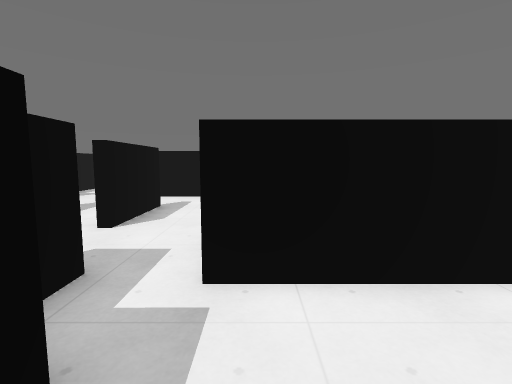
[1] (above)

24 first-person views from a walk through a 3-D level made in the Godot game engine. The camera is 1.5 m above the floor, tilts 6° down and sees 85° across. The floor is counted in squares, 1 m on a side. Each view is taken from the middle of a square. On the plan, view 1 faces up. The plan holds only what a view shows up to about 14 squares ahead; the rest is blank. The place goes on beyond the plan. Characters and animated objects are not drawn. Surface patterns are stand-ins for the level's own textures.

[2]
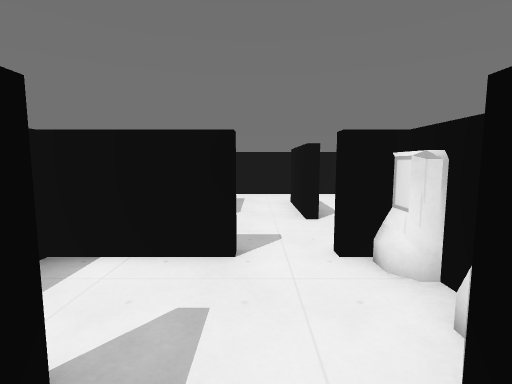

[3]
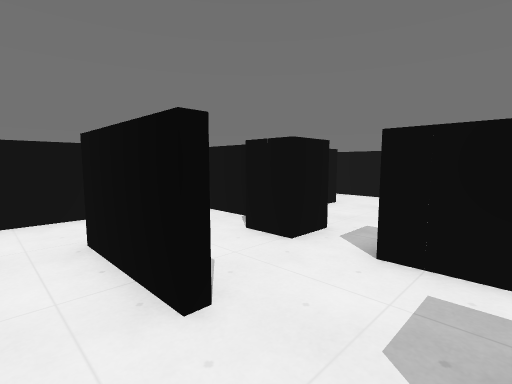

[4]
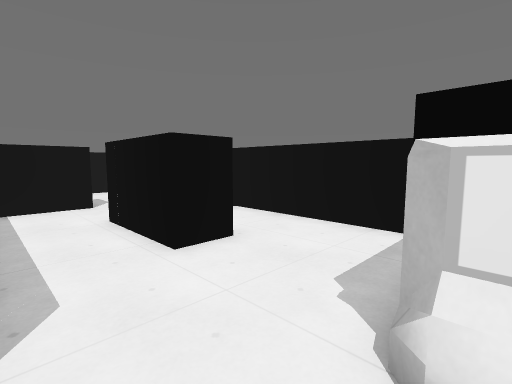

[5]
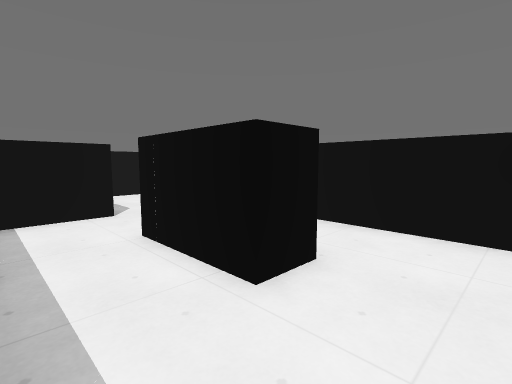

[6]
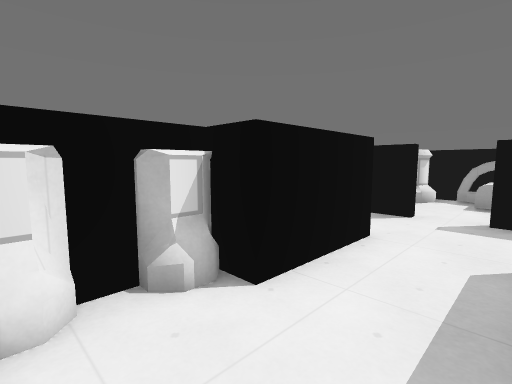

[7]
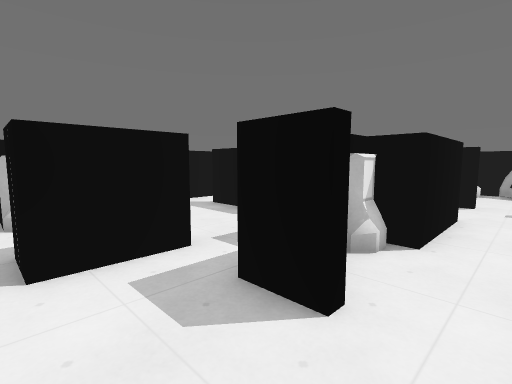

[8]
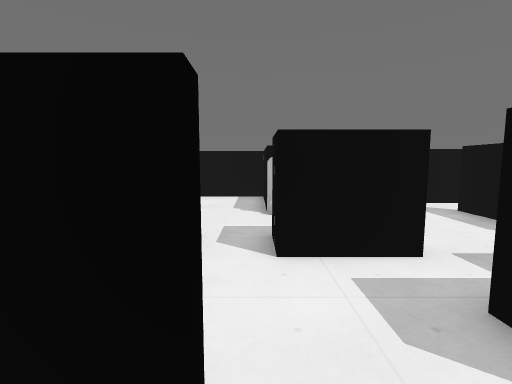

[9]
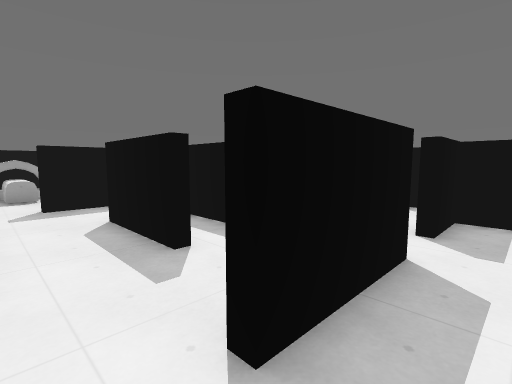

[10]
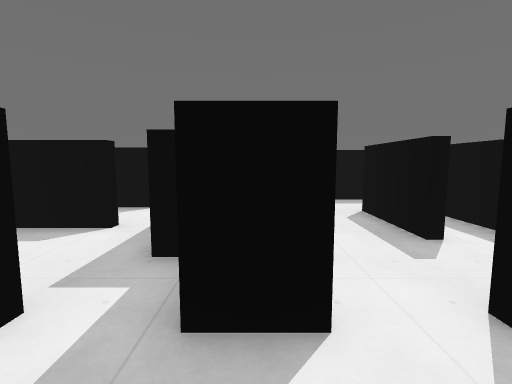

[11]
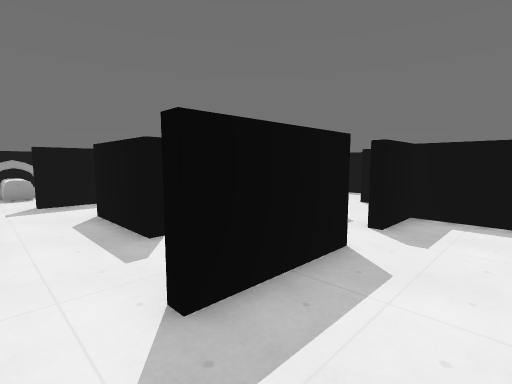

[12]
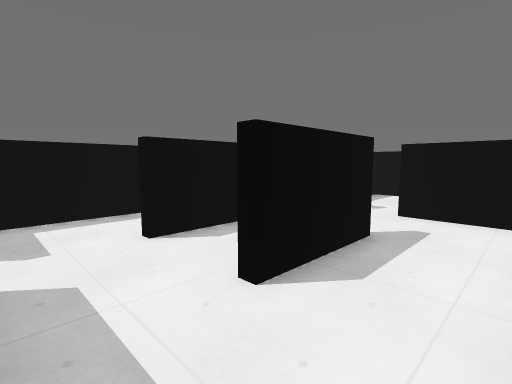

[13]
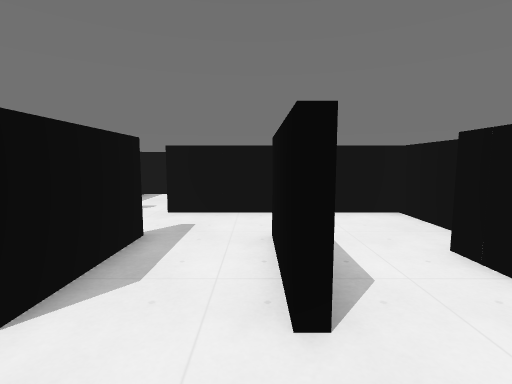

[14]
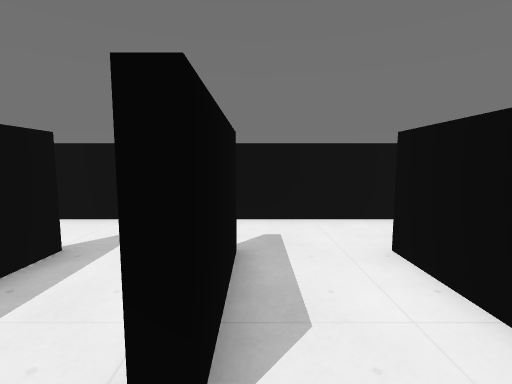

[15]
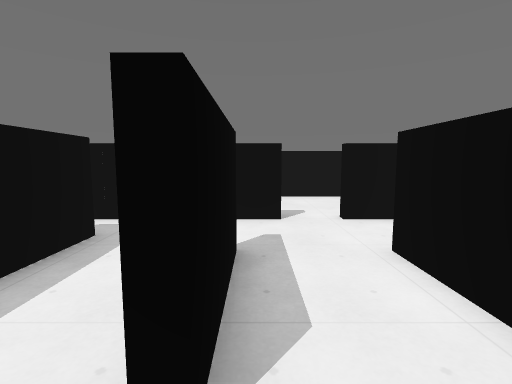

[16]
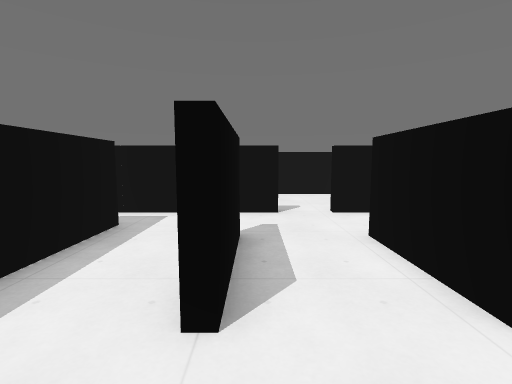

[17]
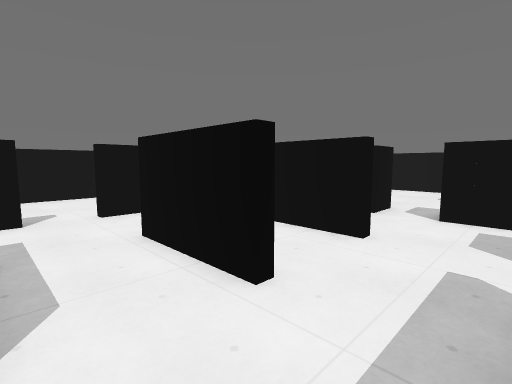

[18]
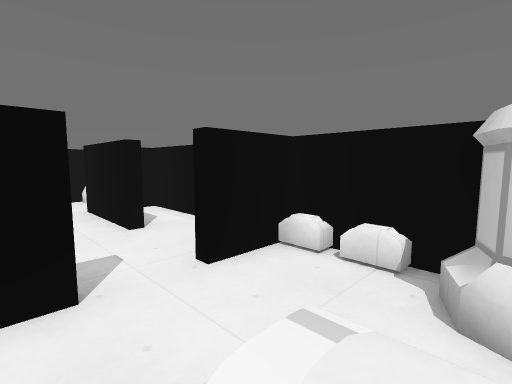

[19]
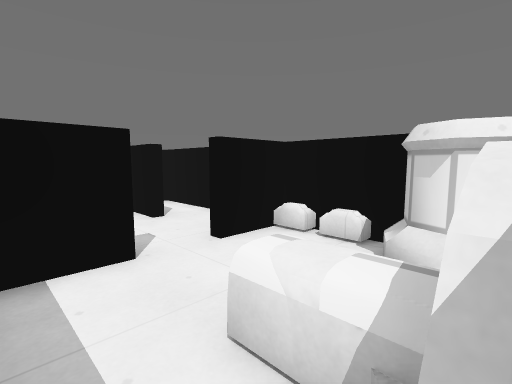

[20]
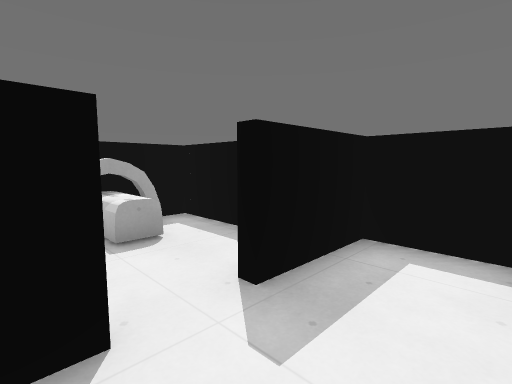

[21]
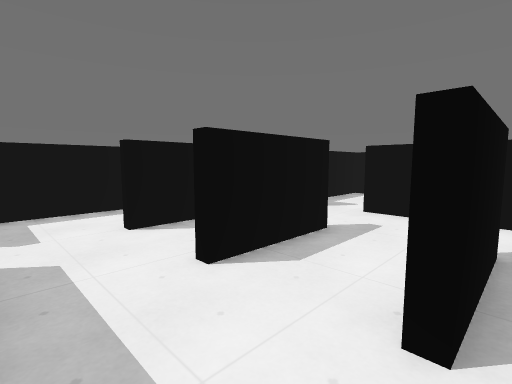

[22]
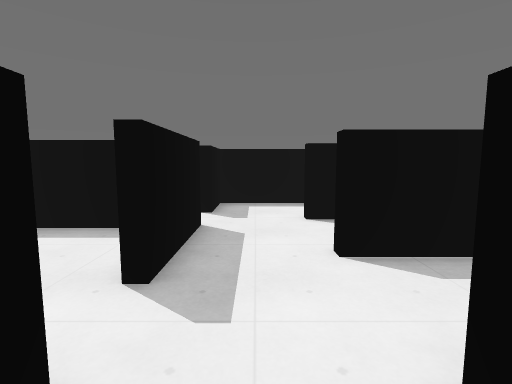

[23]
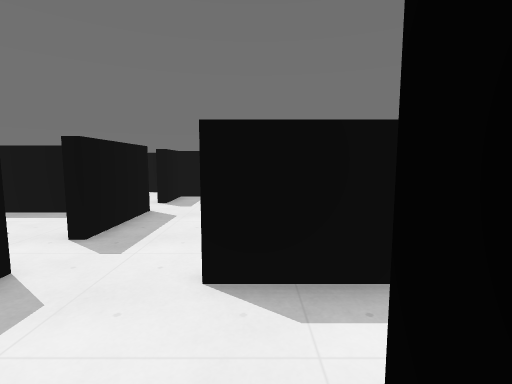

[24]
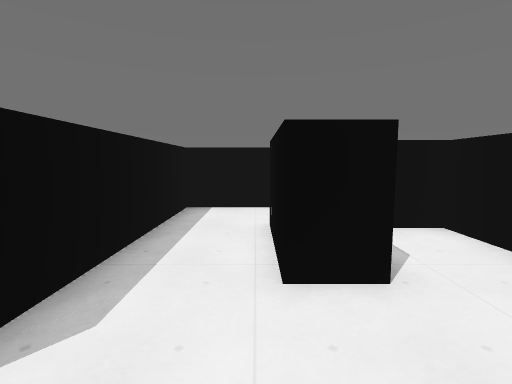

### Floor plan
Key: @ floor where view 1 was taken; # wall or solid block; . floor; ^ raised ledge; C chest.
Columns run from 17 left of view 1 to 8 right of it. Each row starts with its distance up from view 1.
 21                       ##
 20                       ..
 19                       ..
 18        ######         .
 17        #....         ..
 16        #....     ####..
 15        #....     #....
 14        #....     #....
 13     #####..########...
 12     ..............#..# ..#
 11     ..............#..#...#
 10     #.............#..#...#
  9     #...#..#..#...#......#
  8     #...#..#..#..##......#
  7     #...#..#..#..........#
  6     #....................#
  5     #............#. ######
  4     ###..###.....####
  3     .....#....##.....
  2    #...  #.....#....
  1          #....###....
  0 #        #.#..#.#@###..#
 -1 #        # #..#.#..  ..#
 -2          ###..#.#..    #
 -3          #...... .##
 -4          #.....
 -5          ###..#
 -6           #....C
 -7           .....##
 -8          #......#
 -9          #..^.###
-10          #.^^##
-11          ##

Where each view was taken, in squares from view 1:
view 1: 0 up, 0 right, facing up
view 2: 1 down, 5 left, facing up
view 3: 4 up, 5 left, facing up-right
view 4: 5 up, 1 right, facing up-right
view 5: 7 up, 1 right, facing up-right
view 6: 3 up, 6 left, facing down-right
view 7: 6 up, 5 left, facing down-right
view 8: 6 up, 5 left, facing right
view 9: 5 up, 4 left, facing down-left
view 10: 6 up, 3 left, facing down
view 11: 6 up, 4 left, facing down-left
view 12: 4 up, 4 left, facing up-left
view 13: 4 up, 4 left, facing up
view 14: 5 up, 6 left, facing up
view 15: 5 up, 9 left, facing up
view 16: 4 up, 9 left, facing up
view 17: 4 up, 9 left, facing up-right
view 18: 9 down, 6 left, facing up-right
view 19: 10 down, 7 left, facing up-right
view 20: 3 down, 3 left, facing down-left
view 21: 4 up, 3 left, facing up-left
view 22: 5 up, 2 left, facing left
view 23: 7 up, 0 right, facing left
view 24: 6 up, 3 right, facing up
